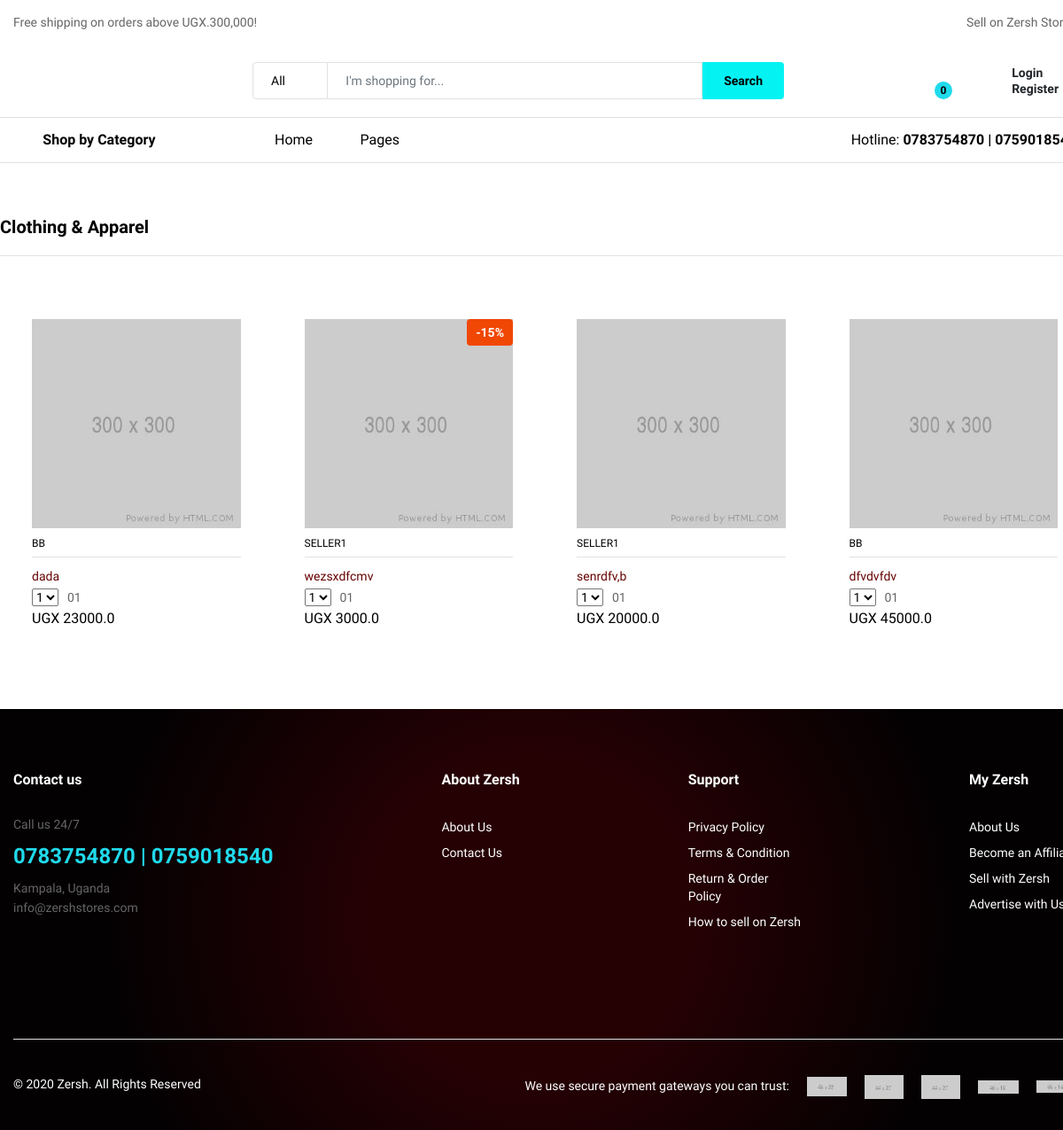
Screenshot of /store/category/1/ with the database file from the repository.
### store/models.py (models this page shows, shortened)
class Category(models.Model):
    name = models.CharField(max_length=120)
    image_263x629 = models.ImageField(upload_to='cat_imgs')
    image_263x629_2 = models.ImageField(upload_to='cat_imgs')
    image_263x629_3 = models.ImageField(upload_to='cat_imgs')
    img_array = [image_263x629, image_263x629_2, image_263x629_3]
    description = models.CharField(max_length=250)

class Product(models.Model):
    name = models.CharField(max_length=120)
    price = models.FloatField()
    image_182x182 = models.ImageField(upload_to='pdt_imgs/')
    image_1200x1200 = models.ImageField(upload_to='pdt_imgs/alt_imgs/')
    image_600x600 = models.ImageField(upload_to='pdt_imgs/alt_imgs/')
    image_600x600_2 = models.ImageField(upload_to='pdt_imgs/alt_imgs/')
    image_300x300 = models.ImageField(upload_to='pdt_imgs/alt_imgs/')
    img_array = [image_1200x1200, image_600x600, image_600x600_2]
    sku = models.IntegerField()
    available = models.BooleanField(default=True)
    discount = models.IntegerField(default = 0)
    description = models.CharField(max_length=120, blank=True, null=True)
    brand = models.CharField(max_length=120, blank=True, null=True)
    category = models.ForeignKey(SubCategory, on_delete=models.CASCADE)
    seller = models.ForeignKey(Seller, on_delete=models.CASCADE)

### user/models.py (models this page shows)
class Seller(models.Model):
    user = models.ForeignKey(CustomUser, on_delete=models.CASCADE, blank=True, null=True)
    store_name = models.CharField(max_length=120)
    address = models.CharField(max_length=180)
    phone = models.IntegerField(blank=True, null=True)
    email = models.CharField( max_length=180, blank=True, null=True )
    def __str__(self):
        return self.store_name

### store/views.py (the view)
# urls.py: path('category/<int:pk>/', CatDetailView.as_view(), name='cat_detail'),
class CatDetailView(DetailView):
    model = Category
    template_name = 'listing.html'
    def get_context_data(self, *args, **kwargs):
        context = super(CatDetailView, self).get_context_data( **kwargs)
        context['products'] = Product.objects.all().order_by('?')
        context['pdts'] = Product.objects.all().order_by('?')[:3]
        return context

### pages/templatetags/cart_template_tags.py (called while the page is built)
@register.filter
def cart_item_counter(user):
    if user.is_authenticated:
        qs = Order.objects.filter(customer=user, complete=False)
        if qs:
            return qs[0].orderitem_set.count()
    return 0

### store/context_processors.py (called while the page is built)
def categories_processor(request):
    categories = Category.objects.all()
    ads = Ad.objects.all()
    return {'cates': categories, 'ads':ads}

### templates/listing.html (shortened to what this page needs)
{% extends 'base.html' %}
{% block content %}
<div class="ps-section--default ps-customer-bought">
<div class="ps-section__header">
    <h3>{{ object.name }}</h3>
</div>
<div class="ps-section__content container">
    <div class="row">
        {% for pdt in products %}
        {% if pdt.category.category.name == object.name %}
        <div class="col-xl-3 col-lg-3 col-md-4 col-sm-6 col-6 ">
            <div class="ps-product">
                <div class="ps-product__thumbnail"><a href="{% url 'pdt_detail' pdt.id %}"><img src="{{ pdt.image_300x300.url }}" alt=""></a>
                    {% if pdt.discount > 0 %}
                        <div class="ps-product__badge">-{{ pdt.discount }}%</div>
                    {% endif %}
                </div>
                <div class="ps-product__container"><a class="ps-product__vendor" href="#">{{ pdt.seller }}</a>
                    <div class="ps-product__content"><a class="ps-product__title" href="product-default.html">{{ pdt.name }}</a>
                        <div class="ps-product__rating">
                            <select class="ps-rating" data-read-only="true">
                                <option value="1">1</option>
                            </select><span>01</span>
                        </div>
                        <p class="ps-product__price">UGX {{ pdt.price }}</p>
                    </div>
                </div>
            </div>
        </div>
        {% endif %}
        {% endfor %}
    </div>
</div>
</div>
{% endblock content %}

### rows the page displays
Category: name "Clothing & Apparel"
Product: image_300x300 (picture), seller "BB", name "dada", price "23000.0"
Product: image_300x300 (picture), discount "15", seller "SELLER1", name "wezsxdfcmv", price "3000.0"
Product: image_300x300 (picture), seller "SELLER1", name "senrdfv,b", price "20000.0"
Product: image_300x300 (picture), seller "BB", name "dfvdvfdv", price "45000.0"

### other values shown
{{ request.user|cart_item_counter }} "0"
